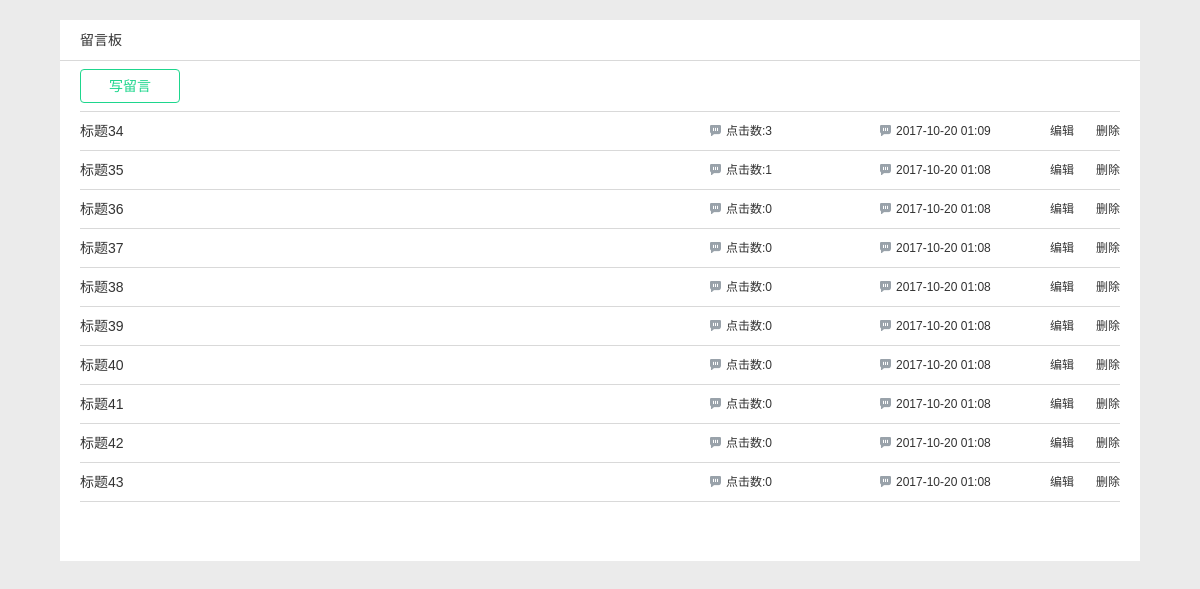
The page / on the database its author committed.
### tables this page shows
CREATE TABLE `msg_article` (
  `id` int(10) unsigned NOT NULL AUTO_INCREMENT,
  `title` varchar(20) NOT NULL COMMENT '标题',
  `content` text NOT NULL COMMENT '内容',
  `viewnum` int(10) NOT NULL COMMENT '阅读数',
  `time` int(10) NOT NULL COMMENT '时间',
  `status` enum('A','D') NOT NULL DEFAULT 'A' COMMENT '状态: A: 正常 D: 删除',
  PRIMARY KEY (`id`)
);

### includes/mysqli.lib.php (called while the page is built, shortened)
<?php
class dbDriverMySQL
{
    var $host = 'localhost';
    var $user = '';
    var $password = '';
    var $db = '';
    var $conn = '';
    var $cursor = '_default';
    var $cursors = array();
    function dbDriverMySQL($host, $user, $password, $database, $prefix, $encoding)
    {
        $this->host     = $host;
        $this->user     = $user;
        $this->password = $password;
        $this->db       = $database;
    }
    function dbOpen()
    {
        $host     = $this->host;
        $user     = $this->user;
        $password = $this->password;
        $db       = $this->db;
        if (!($this->conn = @mysqli_connect($host, $user, $password))) {
            postMysqlLog('dbDriverMySQL->dbOpen(): Could not connect to MySQL database');
        }
        return (null);
    }
    function query($query)
    {
        $cursor = &$this->cursors[$this->cursor];
        if (!($cursor = @mysqli_query($this->conn, $query))) {
            postMysqlLog('dbDriverMySQL->query(): Could not query database' . $this->getError($this->conn));
        }
        return (null);
    }
    function getAll($sql, $field = '', $type = MYSQLI_ASSOC)
    {
        $data = array();
        if (!$error = $this->query($sql)) {
            $results = array();
            while (!($error = $this->fetchArray($results, $type))) {
                if (empty($field)) {
                    $data[] = $results;
                } else {
                    $data[] = $results[$field];
                }
            }
        }
        return $data;
    }
    function free()
    {
        $cursor = &$this->cursors[$this->cursor];
    }
    function getError()
    {
        $errno = @mysqli_errno($this->conn);
        if (strlen($errno) != 0) {
            $error = @mysqli_error($this->conn);
            return ("(MySQL Error $errno: $error)");
        }
        return (null);
    }
    function fetchArray(&$results, $type)
    {
        $cursor  = &$this->cursors[$this->cursor];
        if (!($results = @mysqli_fetch_array($cursor, $type))) {
            return ($this->getError());
        }
        return (null);
    }
}

### index.php (the view, shortened to what this page needs)
<?php
require_once dirname(__FILE__) . '/includes/main.inc.php';
$data = $db->getAll("select * from msg_article where status='A' order by time DESC limit 10");
?>
<!DOCTYPE html>
<html lang="en">
<head>
    <link rel="stylesheet" href="common/css/global.css">
    <link rel="stylesheet" href="common/css/zone.css">
</head>
<body>
<div class="con-wrap white container wrapper">
    <div class="breadcrumb">
        <a href="#">留言板</a>
    </div>
    <div class="text-wrap">
        <div class="clearfix">
            <a class="fl" href="create.php">写留言</a>
        </div>
        <ul>
            <?php foreach ($data as $k => $v) { ?>
                <li class="clearfix">
                    <p><a href="view.php?id=<?php echo $v['id'] ?>"><?php echo $v['title'] ?></p>
                    <ol class="base-gray">
                        <li class="icon data-icon"><i></i>点击数:<?php echo $v['viewnum'] ?></li>
                        <li class="icon data-icon"><i></i><?php echo date('Y-m-d H:i', $v['time']) ?></li>
                        <li class="edit-wrap ">
                            <a class="fl" href="editor.php?id=<?php echo $v['id'] ?>">编辑</a>
                            <a class="fr" href="delete.php?id=<?php echo $v['id'] ?>">删除</a>
                        </li>
                    </ol>
                </li>
            <?php } ?>
        </ul>
    </div>
</div>
</body>
</html>

### common/css/global.css (style rules this page uses)
* { -webkit-box-sizing: border-box; -moz-box-sizing: border-box; box-sizing: border-box; word-wrap: break-word; word-break: break-all; }
ul, ol, li, h1, h2, h3, h4, h5, h6, p, dl, dt, dd, img, table, tbody, thead, tfoot, th, td, tr { margin: 0; padding: 0; border: 0; text-decoration: none; list-style: none; }
body { margin: 0; min-width: 1080px; font-family: Microsoft YaHei, Tahoma, Helvetica, Arial, sans-serif; font-size: 14px; background: #ebebeb; }
a { text-decoration: none; color: #333; }
i, em { font-style: normal; }
.clearfix:before, .clearfix:after { content: ""; display: table; }
.clearfix:after { clear: both; }
.clearfix { clear: both; zoom: 1; }
.fl { float: left; }
.fr { float: right; }
.base-gray { color: #9ca3ab; font-size: 12px; }
.container { width: 1080px; margin: 0 auto; }
.wrapper { margin-top: 20px; }
.white { background: #fff; }

### common/css/zone.css (style rules this page uses)
.con-wrap .text-wrap { padding: 0 20px; min-height: 500px; }
.con-wrap .text-wrap > div { border-bottom: 1px solid #d9d9d9; }
.con-wrap .text-wrap > div > a { width: 100px; height: 34px; margin: 8px 0; line-height: 32px; text-align: center; -webkit-border-radius: 4px; -moz-border-radius: 4px; border-radius: 4px; border: 1px solid #1ed68d; color: #1ed68d; }
.con-wrap .text-wrap > ul > li { line-height: 38px; border-bottom: 1px solid #d9d9d9; }
.con-wrap .text-wrap > ul > li p { float: left; width: 600px; }
.con-wrap .text-wrap > ul > li ol { float: right; }
.con-wrap .text-wrap > ul > li ol li { float: left; margin-left: 20px; }
.con-wrap .text-wrap > ul > li ol .icon i { display: inline-block; vertical-align: middle; margin-right: 5px; width: 11px; height: 11px; position: relative; top: -1px; }
.con-wrap .text-wrap > ul > li ol .data-icon i { background: url("../images/icon_img.png") no-repeat -54px 0; }
.con-wrap .text-wrap > ul > li ol .data-icon { width: 150px; }
.con-wrap .text-wrap > ul > li ol .edit-wrap { width: 70px; }
.breadcrumb { line-height: 40px; border-bottom: 1px solid #d9d9d9; padding: 0 20px; }

### rows shown on the page
msg_article: title "标题34", viewnum "3", time "2017-10-20 01:09"
msg_article: title "标题35", viewnum "1", time "2017-10-20 01:08"
msg_article: title "标题36", viewnum "0", time "2017-10-20 01:08"
msg_article: title "标题37", viewnum "0", time "2017-10-20 01:08"
msg_article: title "标题38", viewnum "0", time "2017-10-20 01:08"
msg_article: title "标题39", viewnum "0", time "2017-10-20 01:08"
msg_article: title "标题40", viewnum "0", time "2017-10-20 01:08"
msg_article: title "标题41", viewnum "0", time "2017-10-20 01:08"
msg_article: title "标题42", viewnum "0", time "2017-10-20 01:08"
msg_article: title "标题43", viewnum "0", time "2017-10-20 01:08"
